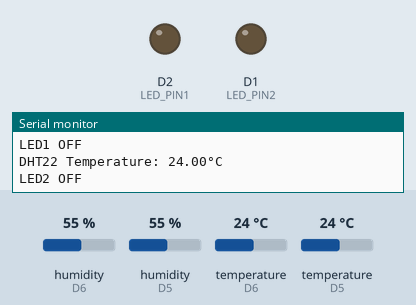
Bench run of a sketch on a simulated ESP8266 (NodeMCU). Parts: output pins drawn as LEDs (lit = HIGH), the last lines printed to the serial monitor. The inputs (shaded band) are chosen by the test bench; at power-on: temperature (sensors on D6, D5) 24 °C, humidity (sensors on D6, D5) 55 %.

Above: at 2.8 s.
2.9 s: temperature (sensor on D6) set to 32.5 °C
5.6 s: temperature (sensor on D6) set to 33.8 °C
At 7.0 s:
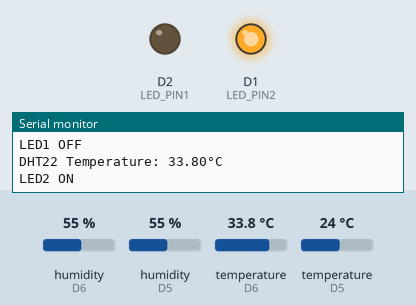
8.3 s: temperature (sensor on D5) set to 31.9 °C
11.3 s: temperature (sensor on D5) set to 33.1 °C
At 13.5 s:
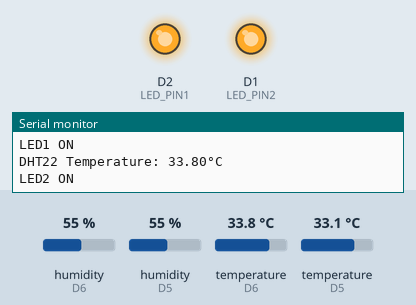
14.0 s: temperature (sensor on D6) set to 12 °C
At 14.9 s:
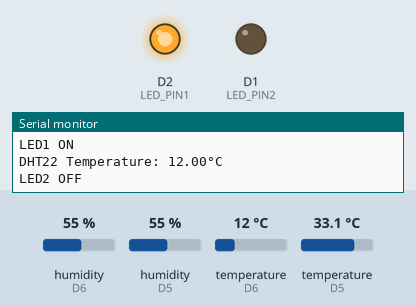
16.7 s: temperature (sensor on D6) set to 33 °C
At 18.9 s:
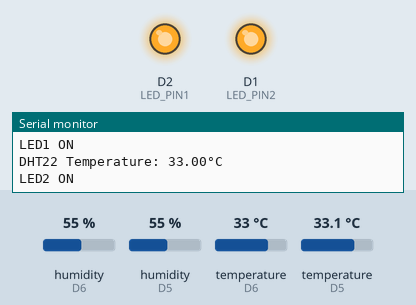
Timing chart, 0 to 20.4 s (numbered marks = the images above; inputs shaded):
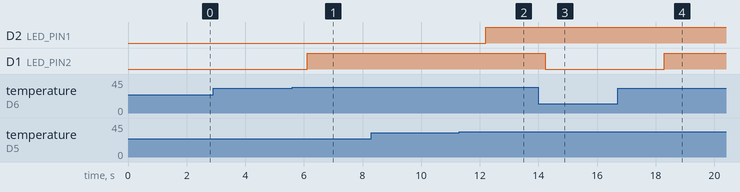

Measured:
- the behaviour switches between 32.9 and 33 °C on temperature (sensor on D6) (found by bisection; images 0 and 1)
- the behaviour switches between 32.4 and 32.5 °C on temperature (sensor on D5) (found by bisection; images 1 and 2)
- after the input at 5.6 s, D1 (LED_PIN2): LOW → HIGH after 0.52 s
- after the input at 11.3 s, D2 (LED_PIN1): LOW → HIGH after 0.90 s
- after the input at 14.0 s, D1 (LED_PIN2): HIGH → LOW after 0.23 s
- after the input at 16.7 s, D1 (LED_PIN2): LOW → HIGH after 1.6 s

The sketch:

DHT11_DHT22_Temp_Sensor_with_ESP8266_LEDs.ino
```cpp
#include "DHT.h"

#define DHTPIN1 D5 // DPIO 14
#define DHTPIN2 D6 // DPIO 12
#define LED_PIN1 4
#define LED_PIN2 5

#define DHTTYPE1 DHT11
#define DHTTYPE2 DHT22

DHT dht11(DHTPIN1, DHTTYPE1);
DHT dht22(DHTPIN2, DHTTYPE2);

void setup() {
  Serial.begin(115200);
  pinMode(LED_PIN1, OUTPUT);
  pinMode(LED_PIN2, OUTPUT);
  dht11.begin();
  dht22.begin();
}

void loop() {
  // For DHT11 and LED1
  float DHT11_Temp = dht11.readTemperature();
  if (isnan(DHT11_Temp)) {
    Serial.println("\n\nFailed to read from DHT11 sensor!");
  } else {
    Serial.println("\n\nDHT11 Temperature: " + String(DHT11_Temp) + "°C");
    if (DHT11_Temp > 32) {
      Serial.println("LED1 ON");
      digitalWrite(LED_PIN1, HIGH);
    } else {
      Serial.println("LED1 OFF");
      digitalWrite(LED_PIN1, LOW);
    }
  }

  // For DHT22 and LED2
  float DHT22_Temp = dht22.readTemperature();
  if (isnan(DHT22_Temp)) {
    Serial.println("\nFailed to read from DHT22 sensor!");
  } else {
    Serial.println("\nDHT22 Temperature: " + String(DHT22_Temp) + "°C");
    if (DHT22_Temp >= 33) {
      Serial.println("LED2 ON");
      digitalWrite(LED_PIN2, HIGH);
    } else {
      Serial.println("LED2 OFF");
      digitalWrite(LED_PIN2, LOW);
    }
  }
  delay(2000);
}
```
